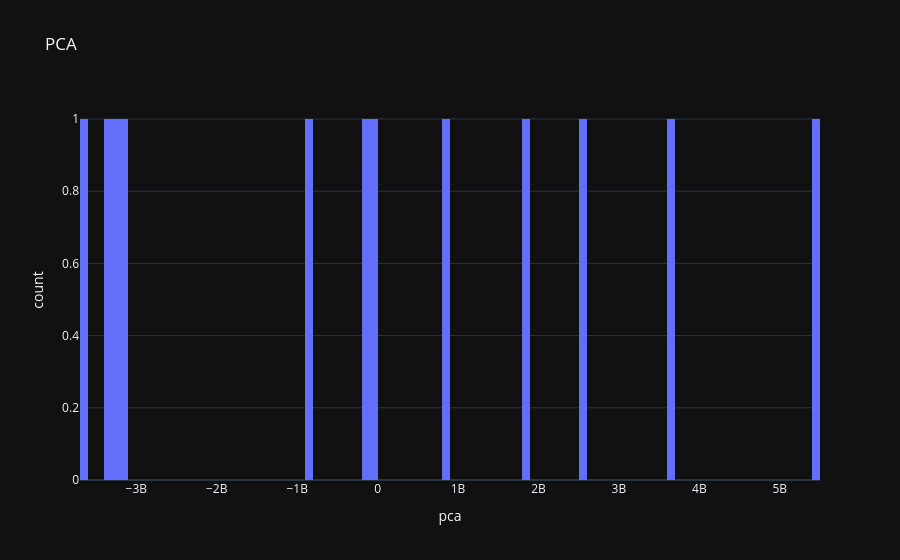

The cell this chart's notebook holds for it:
### Code cell
px.histogram(df, x='pca', nbins=100, title='PCA')

### Figure 1 — Plotly figure (JSON) as saved in the notebook; plotly's stock layout.template omitted (floating-point values rounded to 4 significant figures)
{"data": [{"alignmentgroup": "True", "bingroup": "x", "hovertemplate": "pca=%{x}<br>count=%{y}<extra></extra>", "legendgroup": "", "marker": {"color": "#636efa", "pattern": {"shape": ""}}, "name": "", "nbinsx": 100, "offsetgroup": "", "orientation": "v", "showlegend": false, "type": "histogram", "x": [-3227000000.0, 3672000000.0, 2552000000.0, -87960000.0, -3680000000.0, -3124000000.0, -117600000.0, 1889000000.0, -820400000.0, 820400000.0, 5426000000.0, -3303000000.0], "xaxis": "x", "yaxis": "y"}], "layout": {"barmode": "relative", "legend": {"tracegroupgap": 0}, "title": {"text": "PCA"}, "xaxis": {"anchor": "y", "domain": [0, 1], "title": {"text": "pca"}}, "yaxis": {"anchor": "x", "domain": [0, 1], "title": {"text": "count"}}}}
